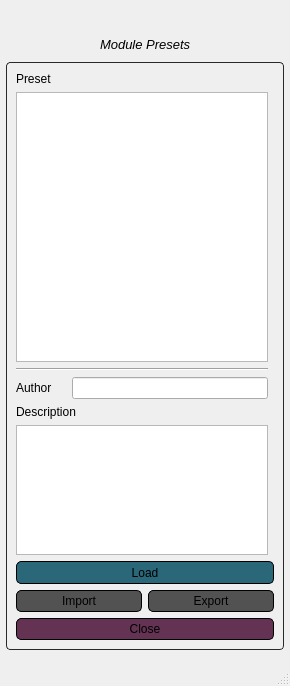
<?xml version="1.0" encoding="UTF-8"?>
<ui version="4.0">
 <class>MainWindow</class>
 <widget class="QMainWindow" name="MainWindow">
  <property name="geometry">
   <rect>
    <x>0</x>
    <y>0</y>
    <width>290</width>
    <height>686</height>
   </rect>
  </property>
  <property name="windowTitle">
   <string>Mansur-Rig: Module Preset Editor</string>
  </property>
  <widget class="QWidget" name="centralwidget">
   <layout class="QVBoxLayout" name="verticalLayout">
    <property name="spacing">
     <number>0</number>
    </property>
    <property name="leftMargin">
     <number>0</number>
    </property>
    <property name="topMargin">
     <number>0</number>
    </property>
    <property name="rightMargin">
     <number>0</number>
    </property>
    <property name="bottomMargin">
     <number>0</number>
    </property>
    <item>
     <widget class="QWidget" name="header" native="true">
      <layout class="QHBoxLayout" name="horizontalLayout_4">
       <property name="leftMargin">
        <number>0</number>
       </property>
       <property name="topMargin">
        <number>0</number>
       </property>
       <property name="rightMargin">
        <number>0</number>
       </property>
       <property name="bottomMargin">
        <number>0</number>
       </property>
       <item>
        <layout class="QHBoxLayout" name="headerLayout"/>
       </item>
      </layout>
     </widget>
    </item>
    <item>
     <layout class="QVBoxLayout" name="verticalLayout_3">
      <property name="leftMargin">
       <number>6</number>
      </property>
      <property name="topMargin">
       <number>6</number>
      </property>
      <property name="rightMargin">
       <number>6</number>
      </property>
      <property name="bottomMargin">
       <number>6</number>
      </property>
      <item>
       <spacer name="verticalSpacer_5">
        <property name="orientation">
         <enum>Qt::Vertical</enum>
        </property>
        <property name="sizeType">
         <enum>QSizePolicy::Fixed</enum>
        </property>
        <property name="sizeHint" stdset="0">
         <size>
          <width>20</width>
          <height>8</height>
         </size>
        </property>
       </spacer>
      </item>
      <item>
       <layout class="QHBoxLayout" name="horizontalLayout_8">
        <item>
         <spacer name="horizontalSpacer_12">
          <property name="orientation">
           <enum>Qt::Horizontal</enum>
          </property>
          <property name="sizeHint" stdset="0">
           <size>
            <width>40</width>
            <height>20</height>
           </size>
          </property>
         </spacer>
        </item>
        <item>
         <widget class="QLabel" name="winTitle_lbl_2">
          <property name="font">
           <font>
            <pointsize>10</pointsize>
            <italic>true</italic>
           </font>
          </property>
          <property name="text">
           <string/>
          </property>
         </widget>
        </item>
        <item>
         <spacer name="horizontalSpacer_13">
          <property name="orientation">
           <enum>Qt::Horizontal</enum>
          </property>
          <property name="sizeHint" stdset="0">
           <size>
            <width>40</width>
            <height>20</height>
           </size>
          </property>
         </spacer>
        </item>
       </layout>
      </item>
      <item>
       <layout class="QHBoxLayout" name="horizontalLayout_7">
        <item>
         <spacer name="horizontalSpacer_8">
          <property name="orientation">
           <enum>Qt::Horizontal</enum>
          </property>
          <property name="sizeHint" stdset="0">
           <size>
            <width>40</width>
            <height>20</height>
           </size>
          </property>
         </spacer>
        </item>
        <item>
         <widget class="QLabel" name="winTitle_lbl">
          <property name="font">
           <font>
            <pointsize>10</pointsize>
            <italic>true</italic>
           </font>
          </property>
          <property name="text">
           <string>Module Presets</string>
          </property>
         </widget>
        </item>
        <item>
         <spacer name="horizontalSpacer_9">
          <property name="orientation">
           <enum>Qt::Horizontal</enum>
          </property>
          <property name="sizeHint" stdset="0">
           <size>
            <width>40</width>
            <height>20</height>
           </size>
          </property>
         </spacer>
        </item>
       </layout>
      </item>
      <item>
       <spacer name="verticalSpacer_6">
        <property name="orientation">
         <enum>Qt::Vertical</enum>
        </property>
        <property name="sizeType">
         <enum>QSizePolicy::Fixed</enum>
        </property>
        <property name="sizeHint" stdset="0">
         <size>
          <width>20</width>
          <height>8</height>
         </size>
        </property>
       </spacer>
      </item>
      <item>
       <widget class="QGroupBox" name="groupBox_2">
        <property name="styleSheet">
         <string notr="true">QGroupBox{
border: 1px ; 
padding: 0px 0px 0px 0px;
border-style: solid;
border-color: #292929;
border-radius: 4px;
}

QGroupBox::title {
    subcontrol-origin:  margin;
	subcontrol-position: top left; 
   padding: 0 12px 0 12px;
}</string>
        </property>
        <property name="title">
         <string/>
        </property>
        <layout class="QGridLayout" name="gridLayout">
         <item row="4" column="0">
          <widget class="QLabel" name="label_3">
           <property name="text">
            <string>Description</string>
           </property>
          </widget>
         </item>
         <item row="0" column="0">
          <widget class="QLabel" name="label">
           <property name="text">
            <string>Preset</string>
           </property>
          </widget>
         </item>
         <item row="3" column="0">
          <layout class="QHBoxLayout" name="horizontalLayout_2">
           <item>
            <widget class="QLabel" name="label_4">
             <property name="minimumSize">
              <size>
               <width>50</width>
               <height>0</height>
              </size>
             </property>
             <property name="text">
              <string>Author</string>
             </property>
            </widget>
           </item>
           <item>
            <widget class="QLineEdit" name="author_le">
             <property name="readOnly">
              <bool>true</bool>
             </property>
            </widget>
           </item>
          </layout>
         </item>
         <item row="1" column="0">
          <widget class="QListWidget" name="presets_lst">
           <property name="minimumSize">
            <size>
             <width>0</width>
             <height>130</height>
            </size>
           </property>
          </widget>
         </item>
         <item row="6" column="0" colspan="2">
          <layout class="QGridLayout" name="gridLayout_2">
           <item row="1" column="0">
            <widget class="QPushButton" name="importPreset_btn">
             <property name="minimumSize">
              <size>
               <width>0</width>
               <height>22</height>
              </size>
             </property>
             <property name="styleSheet">
              <string notr="true">QPushButton{
background-color:#535252;
border-style: solid;
border-color: black;
border-width: 1px;
border-radius: 5px;}
QPushButton:hover{background-color:#707070;}
QPushButton:pressed{background-color:#1d1d1d;}</string>
             </property>
             <property name="text">
              <string>Import</string>
             </property>
            </widget>
           </item>
           <item row="1" column="1">
            <widget class="QPushButton" name="exportPreset_btn">
             <property name="minimumSize">
              <size>
               <width>0</width>
               <height>22</height>
              </size>
             </property>
             <property name="styleSheet">
              <string notr="true">QPushButton{
background-color:#535252;
border-style: solid;
border-color: black;
border-width: 1px;
border-radius: 5px;}
QPushButton:hover{background-color:#707070;}
QPushButton:pressed{background-color:#1d1d1d;}</string>
             </property>
             <property name="text">
              <string>Export</string>
             </property>
            </widget>
           </item>
           <item row="0" column="0" colspan="2">
            <widget class="QPushButton" name="load_btn">
             <property name="minimumSize">
              <size>
               <width>0</width>
               <height>23</height>
              </size>
             </property>
             <property name="styleSheet">
              <string notr="true">QPushButton{
background-color:#2a6778;
border-style: solid;
border-color: black;
border-width: 1px;
border-radius: 5px;}
QPushButton:hover{background-color:#2b7888;}
QPushButton:pressed{background-color:#490d28;}</string>
             </property>
             <property name="text">
              <string>Load</string>
             </property>
             <property name="checkable">
              <bool>false</bool>
             </property>
             <property name="checked">
              <bool>false</bool>
             </property>
            </widget>
           </item>
          </layout>
         </item>
         <item row="7" column="0" colspan="2">
          <widget class="QPushButton" name="close_btn">
           <property name="minimumSize">
            <size>
             <width>0</width>
             <height>22</height>
            </size>
           </property>
           <property name="styleSheet">
            <string notr="true">QPushButton{
background-color:#643252;
border-style: solid;
border-color: black;
border-width: 1px;
border-radius: 5px;}
QPushButton:hover{background-color:#ab537f;}
QPushButton:pressed{background-color:#5b2e4b;}</string>
           </property>
           <property name="text">
            <string>Close</string>
           </property>
          </widget>
         </item>
         <item row="5" column="0">
          <widget class="QTextEdit" name="description_te">
           <property name="maximumSize">
            <size>
             <width>16777215</width>
             <height>130</height>
            </size>
           </property>
           <property name="readOnly">
            <bool>true</bool>
           </property>
          </widget>
         </item>
         <item row="2" column="0">
          <widget class="Line" name="line">
           <property name="orientation">
            <enum>Qt::Horizontal</enum>
           </property>
          </widget>
         </item>
        </layout>
       </widget>
      </item>
      <item>
       <spacer name="verticalSpacer_9">
        <property name="orientation">
         <enum>Qt::Vertical</enum>
        </property>
        <property name="sizeType">
         <enum>QSizePolicy::Fixed</enum>
        </property>
        <property name="sizeHint" stdset="0">
         <size>
          <width>20</width>
          <height>8</height>
         </size>
        </property>
       </spacer>
      </item>
     </layout>
    </item>
   </layout>
  </widget>
  <widget class="QMenuBar" name="menubar">
   <property name="geometry">
    <rect>
     <x>0</x>
     <y>0</y>
     <width>290</width>
     <height>21</height>
    </rect>
   </property>
  </widget>
  <widget class="QStatusBar" name="statusbar"/>
 </widget>
 <resources/>
 <connections/>
</ui>
